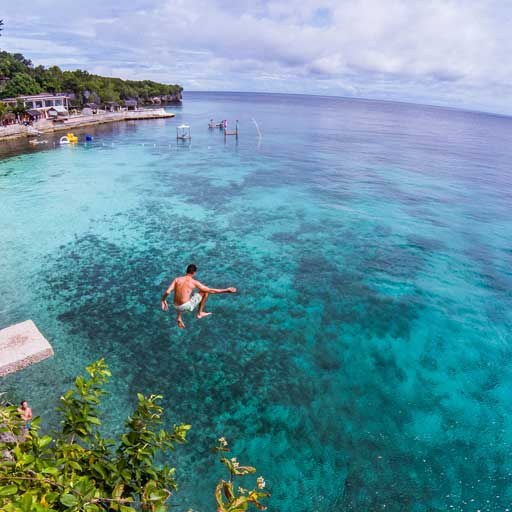
#> input picture 1.jpg, 512 x 512 px; its folder holds 4 pictures in this run
$ python image_attacks_gaussian_blur.py
#> lines starting #> are read from the running program, lines starting #| are printed output that depends on the picture
import cv2
import glob
import os
import numpy as np

# Get images
imgs = glob.glob('*.jpg')
print(f"Found {len(imgs)} images.")

### GAUSSIAN BLUR ###
### GAUSSIAN BLUR ###
### GAUSSIAN BLUR ###
### GAUSSIAN BLUR ###

kernel_x = 5                                                                            # Horizontal deviation (blur intensity)
kernel_y = 5                                                                            # Vertical deviation (blur intensity)
kernel_x_str = str(kernel_x)
kernel_y_str = str(kernel_y)
print(f"Blurring by {kernel_x}, {kernel_y}.")

gaussian_folder = 'gaussian_blur'                                                       # Creating folder for blurred images
if not os.path.exists(gaussian_folder):
    os.makedirs(gaussian_folder)

# Iterate through resizing and saving
for img in imgs:
    pic = cv2.imread(img, cv2.IMREAD_UNCHANGED)                                         # Loads image as such including alpha channel
#> pic is the input picture: shape (512, 512, 3); mean B, G, R 157.7, 144.7, 97.9
    dst = cv2.GaussianBlur(pic,(kernel_x, kernel_y),cv2.BORDER_DEFAULT)
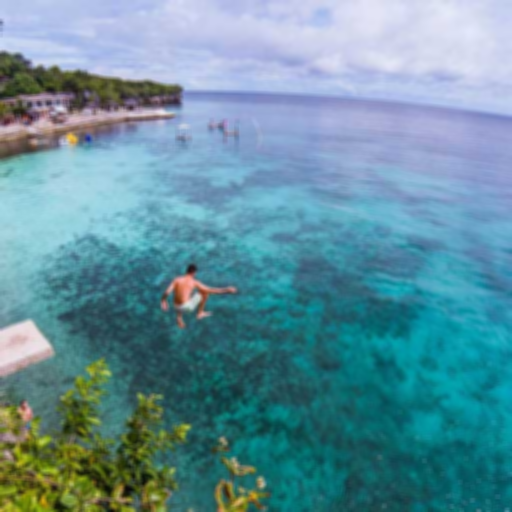
#> dst: shape (512, 512, 3); mean B, G, R 157.7, 144.7, 97.9
    cv2.imwrite(gaussian_folder + '/' + 'gaussian_blur' + '-' + kernel_x_str + 'x' + kernel_y_str + '-' + img, dst)               # Saving and naming image
#> pass 2 of the loop `for img in imgs:`:
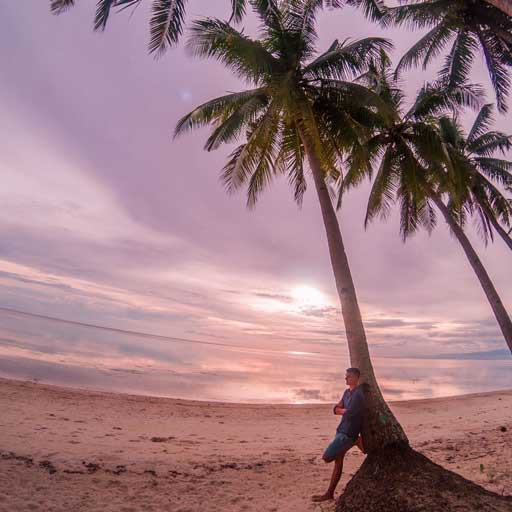
#> input picture 2.jpg, 512 x 512 px
#> pic is the input picture: shape (512, 512, 3); mean B, G, R 128.8, 121.5, 156.2
#> `dst = cv2.GaussianBlur(pic,(kernel_x, kernel_y),cv2.BORDER_DEFAULT)`:
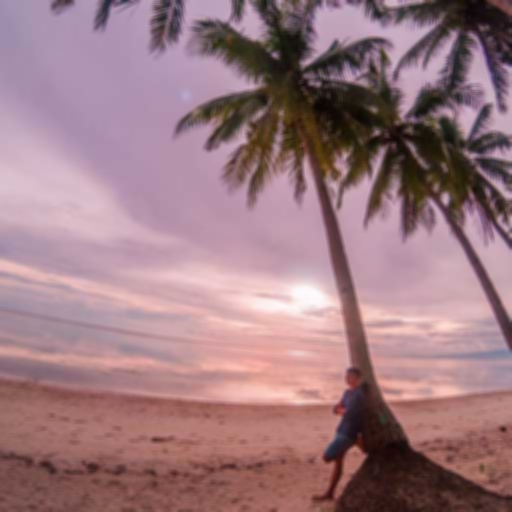
#> dst: shape (512, 512, 3); mean B, G, R 128.8, 121.5, 156.2

print("Done with gaussian blur!")
